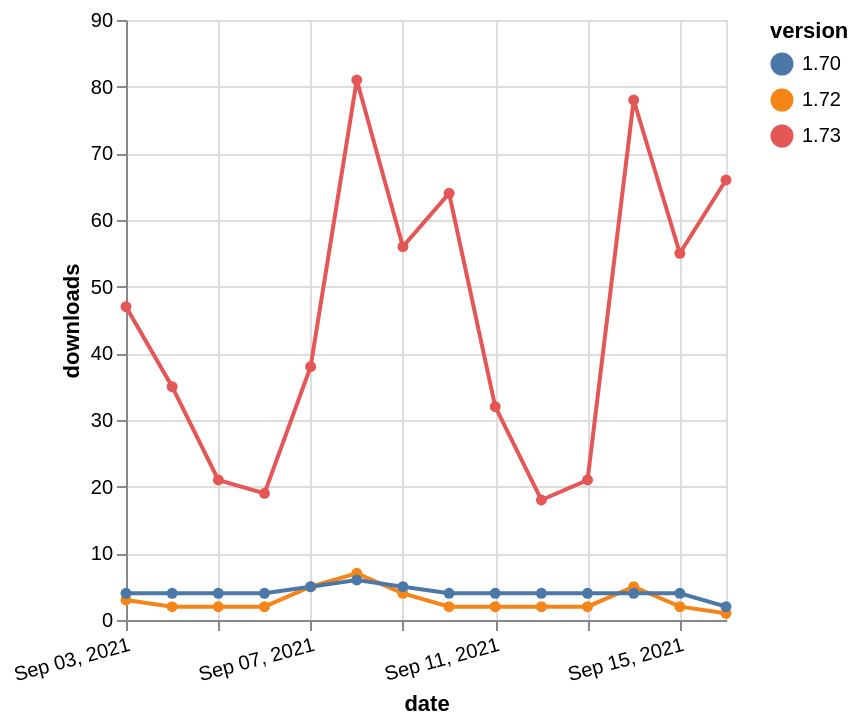

Write a Vega-Lite specification for this figure.
### Vega-Lite specification from a JSON file in a GitHub repository (floating-point values rounded to 4 significant figures)
{"$schema": "https://vega.github.io/schema/vega-lite/v5.json", "description": "A simple bar chart with embedded data.", "data": {"values": [{"date": "2021-09-03", "total": 17565, "delta": 3, "version": "1.72"}, {"date": "2021-09-04", "total": 17567, "delta": 2, "version": "1.72"}, {"date": "2021-09-05", "total": 17569, "delta": 2, "version": "1.72"}, {"date": "2021-09-06", "total": 17571, "delta": 2, "version": "1.72"}, {"date": "2021-09-07", "total": 17576, "delta": 5, "version": "1.72"}, {"date": "2021-09-08", "total": 17583, "delta": 7, "version": "1.72"}, {"date": "2021-09-09", "total": 17587, "delta": 4, "version": "1.72"}, {"date": "2021-09-10", "total": 17589, "delta": 2, "version": "1.72"}, {"date": "2021-09-11", "total": 17591, "delta": 2, "version": "1.72"}, {"date": "2021-09-12", "total": 17593, "delta": 2, "version": "1.72"}, {"date": "2021-09-13", "total": 17595, "delta": 2, "version": "1.72"}, {"date": "2021-09-14", "total": 17600, "delta": 5, "version": "1.72"}, {"date": "2021-09-15", "total": 17602, "delta": 2, "version": "1.72"}, {"date": "2021-09-16", "total": 17603, "delta": 1, "version": "1.72"}, {"date": "2021-09-03", "total": 59746, "delta": 47, "version": "1.73"}, {"date": "2021-09-04", "total": 59781, "delta": 35, "version": "1.73"}, {"date": "2021-09-05", "total": 59802, "delta": 21, "version": "1.73"}, {"date": "2021-09-06", "total": 59821, "delta": 19, "version": "1.73"}, {"date": "2021-09-07", "total": 59859, "delta": 38, "version": "1.73"}, {"date": "2021-09-08", "total": 59940, "delta": 81, "version": "1.73"}, {"date": "2021-09-09", "total": 59996, "delta": 56, "version": "1.73"}, {"date": "2021-09-10", "total": 60060, "delta": 64, "version": "1.73"}, {"date": "2021-09-11", "total": 60092, "delta": 32, "version": "1.73"}, {"date": "2021-09-12", "total": 60110, "delta": 18, "version": "1.73"}, {"date": "2021-09-13", "total": 60131, "delta": 21, "version": "1.73"}, {"date": "2021-09-14", "total": 60209, "delta": 78, "version": "1.73"}, {"date": "2021-09-15", "total": 60264, "delta": 55, "version": "1.73"}, {"date": "2021-09-16", "total": 60330, "delta": 66, "version": "1.73"}, {"date": "2021-09-03", "total": 6567, "delta": 4, "version": "1.70"}, {"date": "2021-09-04", "total": 6571, "delta": 4, "version": "1.70"}, {"date": "2021-09-05", "total": 6575, "delta": 4, "version": "1.70"}, {"date": "2021-09-06", "total": 6579, "delta": 4, "version": "1.70"}, {"date": "2021-09-07", "total": 6584, "delta": 5, "version": "1.70"}, {"date": "2021-09-08", "total": 6590, "delta": 6, "version": "1.70"}, {"date": "2021-09-09", "total": 6595, "delta": 5, "version": "1.70"}, {"date": "2021-09-10", "total": 6599, "delta": 4, "version": "1.70"}, {"date": "2021-09-11", "total": 6603, "delta": 4, "version": "1.70"}, {"date": "2021-09-12", "total": 6607, "delta": 4, "version": "1.70"}, {"date": "2021-09-13", "total": 6611, "delta": 4, "version": "1.70"}, {"date": "2021-09-14", "total": 6615, "delta": 4, "version": "1.70"}, {"date": "2021-09-15", "total": 6619, "delta": 4, "version": "1.70"}, {"date": "2021-09-16", "total": 6621, "delta": 2, "version": "1.70"}]}, "width": "container", "mark": {"type": "line", "point": {"filled": true}}, "encoding": {"x": {"field": "date", "type": "temporal", "timeUnit": "yearmonthdate", "title": "date", "axis": {"labelAngle": -15}}, "y": {"field": "delta", "type": "quantitative", "title": "downloads"}, "color": {"field": "version", "type": "nominal"}, "tooltip": {"field": "delta"}}}
